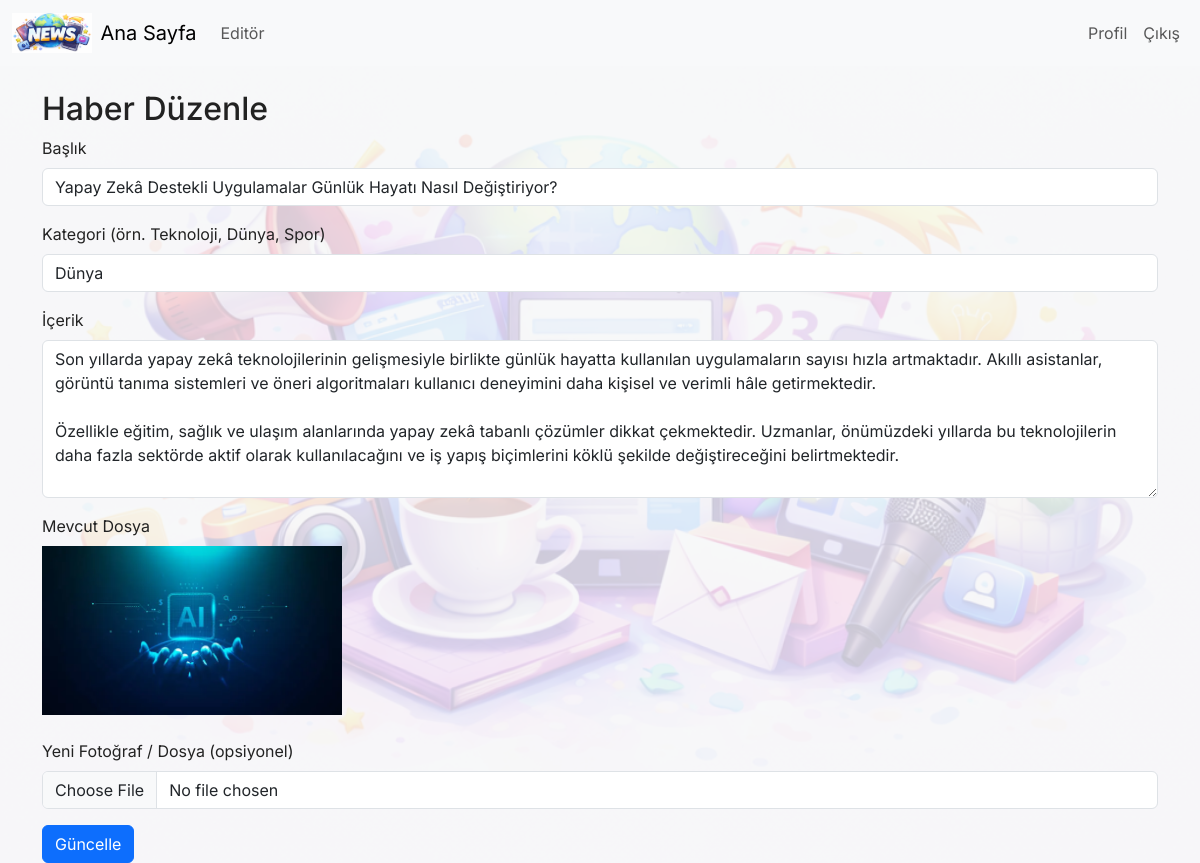
Page /admin/edit/1 (signed in) on the committed database.
### models.py (models this page shows)
class News(db.Model):
    id = db.Column(db.Integer, primary_key=True)
    title = db.Column(db.String(200))
    content = db.Column(db.Text)
    created_at = db.Column(db.DateTime, default=datetime.utcnow)
    author_id = db.Column(db.Integer, db.ForeignKey("user.id"))
    category = db.Column(db.String(100), nullable=True)
    image = db.Column(db.String(200), nullable=True)
    bookmarks = db.relationship('Bookmark', back_populates='news', cascade='all, delete-orphan')

### admin.py (the view, shortened to what this page needs)
@admin_bp.route('/edit/<int:id>', methods=['GET', 'POST'])
def edit_news(id):
    if not admin_required():
        return redirect(url_for('news.index'))
    from models import News
    from extensions import db
    n = News.query.get_or_404(id)
    return render_template('admin/edit_news.html', news=n)

### admin.py (called while the page is built)
def admin_required():
    return current_user.is_authenticated and getattr(current_user, 'role', None) == "editor"

### app.py (called while the page is built)
@login_manager.user_loader
def load_user(user_id):
    from models import User
    return db.session.get(User, int(user_id))

@app.context_processor
def inject_watermark():
    uploads_dir = os.path.join(app.static_folder or '', 'uploads')
    watermark_file = None
    candidate = os.path.join(uploads_dir, 'watermark.png')
    if os.path.exists(candidate):
        watermark_file = 'watermark.png'
    else:
        if os.path.isdir(uploads_dir):
            for fname in os.listdir(uploads_dir):
                if 'chatgpt' in fname.lower():
                    watermark_file = fname
                    break
    return {'watermark_file': watermark_file}

### templates/admin/edit_news.html
{% extends 'base.html' %}
{% block content %}
  <h2>Haber Düzenle</h2>
  <form method="post" enctype="multipart/form-data">
    <div class="mb-3">
      <label class="form-label">Başlık</label>
      <input class="form-control" name="title" value="{{ news.title }}" required>
    </div>
    <div class="mb-3">
      <label class="form-label">Kategori (örn. Teknoloji, Dünya, Spor)</label>
      <input class="form-control" name="category" value="{{ news.category or '' }}">
    </div>
    <div class="mb-3">
      <label class="form-label">İçerik</label>
      <textarea class="form-control" name="content" rows="6" required>{{ news.content }}</textarea>
    </div>
    <div class="mb-3">
      <label class="form-label">Mevcut Dosya</label>
      {% if news.image %}
        {% set ext = news.image.split('.')[-1].lower() %}
        {% if ext in ['png','jpg','jpeg','gif','bmp','webp'] %}
          <div><img src="{{ url_for('static', filename='uploads/' ~ news.image) }}" class="img-fluid mb-2" style="max-width:300px;"></div>
        {% elif ext == 'pdf' %}
          <div class="mb-2"><a href="{{ url_for('static', filename='uploads/' ~ news.image) }}" target="_blank" class="btn btn-outline-secondary">PDF'i aç</a></div>
        {% else %}
          <div class="mb-2"><a href="{{ url_for('static', filename='uploads/' ~ news.image) }}" target="_blank" class="btn btn-outline-secondary">Dosyayı indir / aç ({{ news.image }})</a></div>
        {% endif %}
      {% else %}
        <div>Dosya yok.</div>
      {% endif %}
    </div>
    <div class="mb-3">
      <label class="form-label">Yeni Fotoğraf / Dosya (opsiyonel)</label>
      <input class="form-control" type="file" name="image" accept="image/*,application/pdf,application/msword,application/vnd.openxmlformats-officedocument.wordprocessingml.document,.doc,.docx,.xls,.xlsx,.ppt,.pptx,.txt,.zip,.rar">
    </div>
    <button class="btn btn-primary" type="submit">Güncelle</button>
  </form>
{% endblock %}

### rows in the picture
News: title "Yapay Zekâ Destekli Uygulamalar Günlük Hayatı Nasıl Değiştiriyor?", category "Dünya", content "Son yıllarda yapay zekâ teknolojilerinin gelişmesiyle birlikte günlük hayatta kullanılan uygulamaların sayısı hızla artmaktadır. Akıllı asistanlar, görüntü tanıma sistemleri ve öneri algoritmaları kullanıcı deneyimini daha kişisel ve verimli hâle getirmektedir. Özellikle eğitim, sağlık ve ulaşım alanlarında yapay zekâ tabanlı çözümler dikkat çekmektedir. Uzmanlar, önümüzdeki yıllarda bu teknolojilerin daha fazla sektörde aktif olarak kullanılacağını ve iş yapış biçimlerini köklü şekilde değiştireceğini belirtmektedir.", image (picture)
